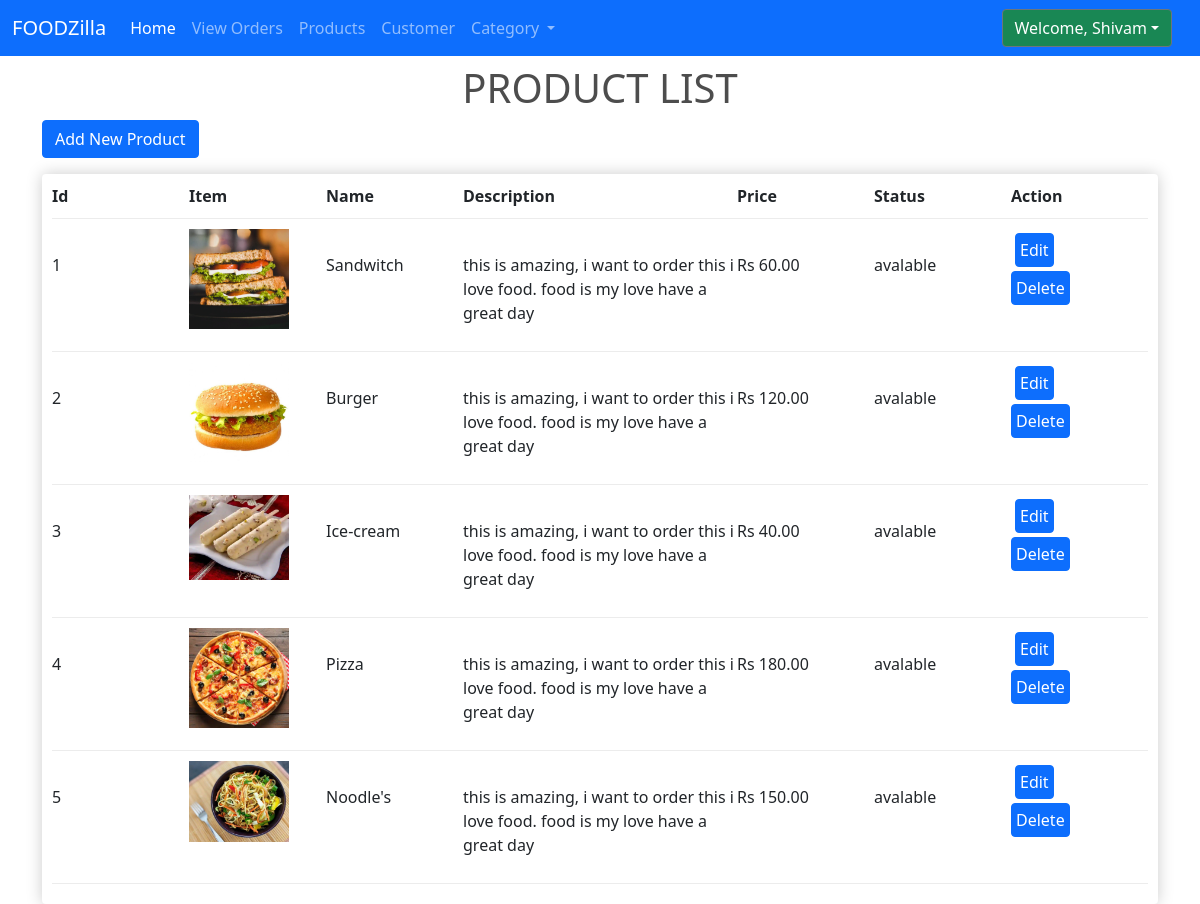
The page /product/ (signed in) on the database its author committed.
### App/models.py (models this page shows, shortened)
class Product(models.Model):
    name= models.CharField(max_length=100,null=True)
    price = models.FloatField()
    image=models.ImageField(null=True,blank=True)
    @property
    def imageURL(self):
        try:
            url=self.image.url
        except:
            url=''
        return url

### App/views.py (the view)
# urls.py: url(r'^product/',views.product,name="product"),
def product(request):
    pro = Product.objects.all()
    context={'products':pro}
    return render(request,'html/product.html',context)

### App/templates/html/product.html (shortened to what this page needs)
{% extends 'html/base2.html' %}
{% block 'body'%}
<h1 class="mt-2 text-center">PRODUCT LIST</h1>
<a href="{% url 'App:addProduct' %}" class="btn btn-primary">Add New Product</a>
<div class="box-element mt-3">
        <div class="cart-row">
            <div style="flex:1"><strong>Id</strong></div>
            <div style="flex:1"><strong>Item</strong></div>
            <div style="flex:1"><strong>Name</strong></div>
            <div style="flex:2"><strong>Description</strong></div>
            <div style="flex:1"><strong>Price</strong></div>
            <div style="flex:1"><strong>Status</strong></div>
            <div style="flex:1"><strong>Action</strong></div>
        </div>
        {% for product in products %}
            <div class="cart-row mt-2">
                <div style="flex:1"><p class="pt-4">{{product.id}}</p></div>
                <div style="flex:1"><img class="row-image" src="{{product.imageURL}}"></div>
                <div style="flex:1"><p class="pt-4">{{product.name}}</p></div>
                <div style="flex:2" ><p class="pt-4">this is amazing, i want to order this i love food. food is my love have a great day</p></div>
                <div style="flex:1"><p class="pt-4">Rs {{product.price|floatformat:2}}</p></div>
                <div style="flex:1"><p class="pt-4">avalable</p></div>
                <div style="flex:1">
                    <form action="/editProduct/">
                        <button type="submit" class="btn btn-primary p-1 m-1">Edit</button>
                    </form>
                    <form action="/delProduct/">
                        <button type="submit" class="btn btn-primary p-1">Delete</button>
                    </form>
                </div>
            </div>
        {% endfor %}
{% endblock  %}

### App/templates/html/base2.html (shortened to what this page needs)
<!DOCTYPE html>
{% load static %}
<html lang="en">
<head>
    <link rel="stylesheet" href="{% static 'css/store.css' %}">
    <link href="https://cdn.jsdelivr.net/npm/bootstrap@5.0.0-beta1/dist/css/bootstrap.min.css" rel="stylesheet">
</head>
<body>
    <nav class="navbar navbar-expand-lg navbar-dark bg-primary">
        <div class="container-fluid">
            <a class="navbar-brand" href="#">FOODZilla</a>
            <div class="collapse navbar-collapse" id="navbarSupportedContent">
            <ul class="navbar-nav me-auto mb-2 mb-lg-0">
                <li class="nav-item">
                <a class="nav-link active" aria-current="page" href="{% url 'App:adminPanel' %}">Home</a>
                </li>
                <li class="nav-item">
                <a class="nav-link" href="{% url 'App:order' %}">View Orders</a>
                </li>
                <li class="nav-item">
                <a class="nav-link" href="{% url 'App:product' %}">Products</a>
                </li>
                <li class="nav-item">
                <a class="nav-link" href="#">Customer</a>
                </li>
                <li class="nav-item dropdown">
                <a class="nav-link dropdown-toggle" href="#" id="navbarDropdown" role="button" data-bs-toggle="dropdown" aria-expanded="false">
                    Category
                </a>
                </li>
            </ul>
            {% if user.is_authenticated %}
                <div class="dropdown mx-3">
                <button class="btn btn-secondary bg-success dropdown-toggle" type="button" id="dropdownMenuButton" data-bs-toggle="dropdown" aria-expanded="false">
                Welcome, {{user}}</button>
                </div>
            {% endif %}
            </div>
        </div>
    </nav>
    <div class="container">
        {% block 'body' %}
        {% endblock %}
    </div>
</body>
</html>

### App/static/css/store.css (style rules this page uses)
body { color: red; }
h1,h2,h3,h4,h5,h6 { color:hsl(0, 0%, 30%); }
.box-element { box-shadow:hsl(0, 0%, 80%) 0 0 16px; background-color: #fff; border-radius: 4px; padding: 10px; }
.btn { border-radius: 0; }
.row-image { width: 100px; }
.cart-row { display: flex; align-items: flex-stretch; padding-bottom: 10px; margin-bottom: 10px; border-bottom: 1px solid #ececec; }

### rows shown on the page
Product: id "1", imageURL (picture), name "Sandwitch", price "60.00"
Product: id "2", imageURL (picture), name "Burger", price "120.00"
Product: id "3", imageURL (picture), name "Ice-cream", price "40.00"
Product: id "4", imageURL (picture), name "Pizza", price "180.00"
Product: id "5", imageURL (picture), name "Noodle's", price "150.00"

### other values the page prints
{{ user }} "Shivam"
